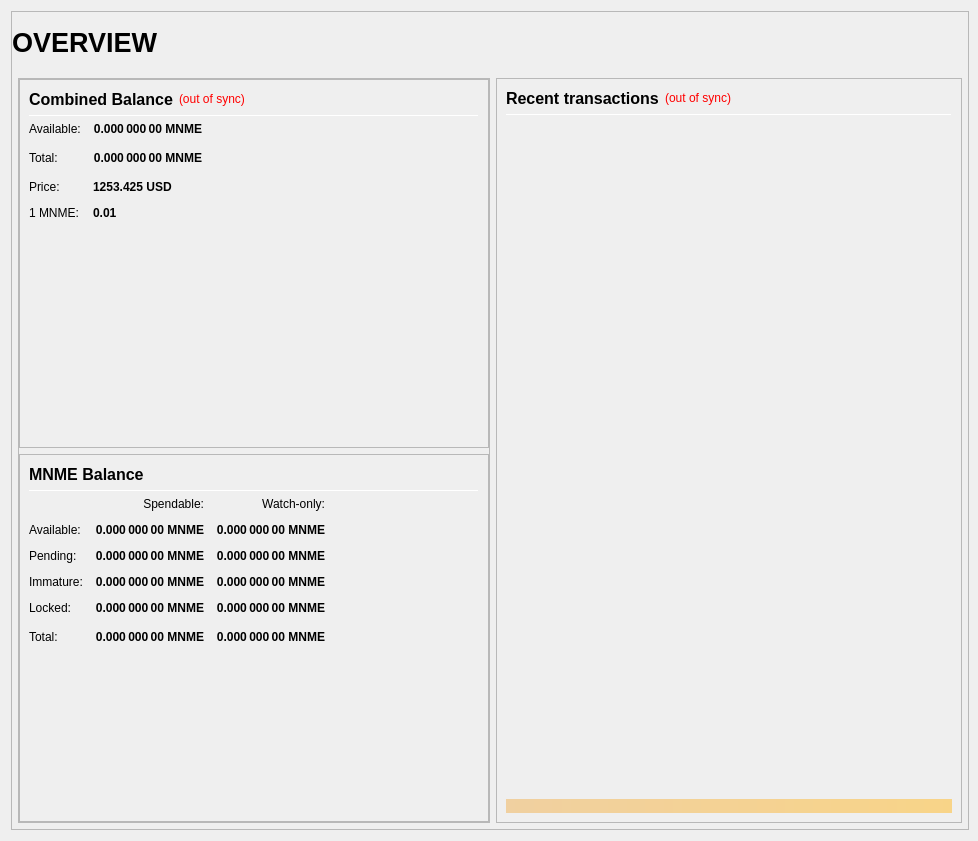
<?xml version="1.0" encoding="UTF-8"?>
<ui version="4.0">
 <class>OverviewPage</class>
 <widget class="QWidget" name="OverviewPage">
  <property name="geometry">
   <rect>
    <x>0</x>
    <y>0</y>
    <width>978</width>
    <height>841</height>
   </rect>
  </property>
  <property name="minimumSize">
   <size>
    <width>960</width>
    <height>682</height>
   </size>
  </property>
  <property name="windowTitle">
   <string>Form</string>
  </property>
  <layout class="QVBoxLayout" name="topLayout" stretch="1">
   <property name="rightMargin">
    <number>9</number>
   </property>
   <item>
    <widget class="QFrame" name="frame_BG">
     <property name="minimumSize">
      <size>
       <width>850</width>
       <height>610</height>
      </size>
     </property>
     <property name="maximumSize">
      <size>
       <width>16777215</width>
       <height>16777215</height>
      </size>
     </property>
     <property name="frameShape">
      <enum>QFrame::StyledPanel</enum>
     </property>
     <property name="frameShadow">
      <enum>QFrame::Raised</enum>
     </property>
     <layout class="QVBoxLayout" name="verticalLayout_3" stretch="1">
      <property name="leftMargin">
       <number>0</number>
      </property>
      <property name="topMargin">
       <number>0</number>
      </property>
      <property name="rightMargin">
       <number>0</number>
      </property>
      <property name="bottomMargin">
       <number>6</number>
      </property>
      <item>
       <layout class="QVBoxLayout" name="verticalLayout_Master" stretch="0,1">
        <property name="leftMargin">
         <number>0</number>
        </property>
        <property name="topMargin">
         <number>0</number>
        </property>
        <property name="rightMargin">
         <number>0</number>
        </property>
        <property name="bottomMargin">
         <number>0</number>
        </property>
        <item>
         <widget class="QFrame" name="frame_Header">
          <layout class="QVBoxLayout" name="verticalLayout_Header" stretch="0">
           <property name="leftMargin">
            <number>0</number>
           </property>
           <property name="topMargin">
            <number>0</number>
           </property>
           <property name="rightMargin">
            <number>0</number>
           </property>
           <property name="bottomMargin">
            <number>0</number>
           </property>
           <item>
            <layout class="QHBoxLayout" name="horizontalLayout_Header" stretch="1,0,1">
             <property name="spacing">
              <number>6</number>
             </property>
             <item>
              <widget class="QLabel" name="labelOverviewHeaderLeft">
               <property name="minimumSize">
                <size>
                 <width>464</width>
                 <height>60</height>
                </size>
               </property>
               <property name="maximumSize">
                <size>
                 <width>16777215</width>
                 <height>60</height>
                </size>
               </property>
               <property name="font">
                <font>
                 <pointsize>20</pointsize>
                 <weight>75</weight>
                 <bold>true</bold>
                </font>
               </property>
               <property name="text">
                <string>OVERVIEW</string>
               </property>
               <property name="alignment">
                <set>Qt::AlignLeading|Qt::AlignLeft|Qt::AlignVCenter</set>
               </property>
              </widget>
             </item>
             <item>
              <spacer name="horizontalSpacer_Header">
               <property name="orientation">
                <enum>Qt::Horizontal</enum>
               </property>
               <property name="sizeHint" stdset="0">
                <size>
                 <width>40</width>
                 <height>20</height>
                </size>
               </property>
              </spacer>
             </item>
             <item>
              <widget class="QLabel" name="labelOverviewHeaderRight">
               <property name="minimumSize">
                <size>
                 <width>464</width>
                 <height>60</height>
                </size>
               </property>
               <property name="maximumSize">
                <size>
                 <width>16777215</width>
                 <height>60</height>
                </size>
               </property>
               <property name="font">
                <font>
                 <pointsize>14</pointsize>
                </font>
               </property>
               <property name="text">
                <string/>
               </property>
               <property name="alignment">
                <set>Qt::AlignRight|Qt::AlignTrailing|Qt::AlignVCenter</set>
               </property>
              </widget>
             </item>
            </layout>
           </item>
          </layout>
         </widget>
        </item>
        <item>
         <widget class="QFrame" name="frame_Content">
          <layout class="QVBoxLayout" name="verticalLayout_Content">
           <property name="leftMargin">
            <number>6</number>
           </property>
           <property name="topMargin">
            <number>0</number>
           </property>
           <property name="rightMargin">
            <number>6</number>
           </property>
           <property name="bottomMargin">
            <number>0</number>
           </property>
           <item>
            <layout class="QHBoxLayout" name="horizontalLayout_Content" stretch="1,1">
             <property name="spacing">
              <number>6</number>
             </property>
             <item>
              <layout class="QVBoxLayout" name="verticalLayout_left" stretch="1">
               <item>
                <widget class="QFrame" name="frameObfuscation">
                 <property name="minimumSize">
                  <size>
                   <width>0</width>
                   <height>0</height>
                  </size>
                 </property>
                 <property name="frameShape">
                  <enum>QFrame::StyledPanel</enum>
                 </property>
                 <property name="frameShadow">
                  <enum>QFrame::Raised</enum>
                 </property>
                 <layout class="QVBoxLayout" name="verticalLayout" stretch="0,0,0">
                  <property name="leftMargin">
                   <number>0</number>
                  </property>
                  <property name="topMargin">
                   <number>0</number>
                  </property>
                  <property name="rightMargin">
                   <number>0</number>
                  </property>
                  <property name="bottomMargin">
                   <number>0</number>
                  </property>
                  <item>
                   <widget class="QFrame" name="frame_CombinedBalances">
                    <property name="minimumSize">
                     <size>
                      <width>470</width>
                      <height>0</height>
                     </size>
                    </property>
                    <property name="frameShape">
                     <enum>QFrame::StyledPanel</enum>
                    </property>
                    <property name="frameShadow">
                     <enum>QFrame::Raised</enum>
                    </property>
                    <layout class="QVBoxLayout" name="verticalLayout_5">
                     <item>
                      <layout class="QHBoxLayout" name="horizontalLayout_5" stretch="0,0,0">
                       <item>
                        <widget class="QLabel" name="label_5z">
                         <property name="minimumSize">
                          <size>
                           <width>0</width>
                           <height>20</height>
                          </size>
                         </property>
                         <property name="font">
                          <font>
                           <pointsize>12</pointsize>
                           <weight>75</weight>
                           <bold>true</bold>
                          </font>
                         </property>
                         <property name="toolTip">
                          <string>Combined Balance (including unconfirmed and immature coins)</string>
                         </property>
                         <property name="text">
                          <string>Combined Balance</string>
                         </property>
                        </widget>
                       </item>
                       <item>
                        <widget class="QLabel" name="labelWalletStatus">
                         <property name="cursor">
                          <cursorShape>WhatsThisCursor</cursorShape>
                         </property>
                         <property name="toolTip">
                          <string>The displayed information may be out of date. Your wallet automatically synchronizes with the MasterNodesME network after a connection is established, but this process has not completed yet.</string>
                         </property>
                         <property name="styleSheet">
                          <string notr="true">QLabel { color: red; }</string>
                         </property>
                         <property name="text">
                          <string notr="true">(out of sync)</string>
                         </property>
                         <property name="alignment">
                          <set>Qt::AlignLeading|Qt::AlignLeft|Qt::AlignVCenter</set>
                         </property>
                        </widget>
                       </item>
                       <item>
                        <spacer name="horizontalSpacer_1">
                         <property name="orientation">
                          <enum>Qt::Horizontal</enum>
                         </property>
                         <property name="sizeHint" stdset="0">
                          <size>
                           <width>40</width>
                           <height>20</height>
                          </size>
                         </property>
                        </spacer>
                       </item>
                      </layout>
                     </item>
                     <item>
                      <widget class="Line" name="line_CombinedBalance">
                       <property name="minimumSize">
                        <size>
                         <width>0</width>
                         <height>1</height>
                        </size>
                       </property>
                       <property name="maximumSize">
                        <size>
                         <width>16777215</width>
                         <height>1</height>
                        </size>
                       </property>
                       <property name="orientation">
                        <enum>Qt::Horizontal</enum>
                       </property>
                      </widget>
                     </item>
                     <item>
                      <layout class="QGridLayout" name="gridLayout_3">
                       <property name="spacing">
                        <number>12</number>
                       </property>
                       <item row="1" column="0">
                        <widget class="QLabel" name="labelBalanceTextz">
                         <property name="text">
                          <string>Available:</string>
                         </property>
                        </widget>
                       </item>
                       <item row="1" column="1">
                        <widget class="QLabel" name="labelBalancez">
                         <property name="font">
                          <font>
                           <weight>75</weight>
                           <bold>true</bold>
                          </font>
                         </property>
                         <property name="cursor">
                          <cursorShape>IBeamCursor</cursorShape>
                         </property>
                         <property name="toolTip">
                          <string>Your current spendable balance</string>
                         </property>
                         <property name="text">
                          <string notr="true">0.000 000 00 MNME</string>
                         </property>
                         <property name="alignment">
                          <set>Qt::AlignRight|Qt::AlignTrailing|Qt::AlignVCenter</set>
                         </property>
                         <property name="textInteractionFlags">
                          <set>Qt::LinksAccessibleByMouse|Qt::TextSelectableByKeyboard|Qt::TextSelectableByMouse</set>
                         </property>
                        </widget>
                       </item>
                       <item row="2" column="0">
                        <widget class="QLabel" name="labelTotalTextz">
                         <property name="text">
                          <string>Total:</string>
                         </property>
                        </widget>
                       </item>
                       <item row="2" column="1">
                        <widget class="QLabel" name="labelTotalz">
                         <property name="font">
                          <font>
                           <weight>75</weight>
                           <bold>true</bold>
                          </font>
                         </property>
                         <property name="cursor">
                          <cursorShape>IBeamCursor</cursorShape>
                         </property>
                         <property name="toolTip">
                          <string>Total Balance, including all unavailable coins.</string>
                         </property>
                         <property name="text">
                          <string notr="true">0.000 000 00 MNME</string>
                         </property>
                         <property name="alignment">
                          <set>Qt::AlignRight|Qt::AlignTrailing|Qt::AlignVCenter</set>
                         </property>
                         <property name="textInteractionFlags">
                          <set>Qt::LinksAccessibleByMouse|Qt::TextSelectableByKeyboard|Qt::TextSelectableByMouse</set>
                         </property>
                        </widget>
                       </item>
                       <item row="2" column="3">
                        <spacer name="horizontalSpacer_2">
                         <property name="orientation">
                          <enum>Qt::Horizontal</enum>
                         </property>
                         <property name="sizeHint" stdset="0">
                          <size>
                           <width>40</width>
                           <height>20</height>
                          </size>
                         </property>
                        </spacer>
                       </item>
                       <item row="3" column="0">
                        <widget class="QLabel" name="labelPriceTextz">
                         <property name="text">
                          <string>Price:</string>
                         </property>
                        </widget>
                       </item>
                       <item row="3" column="1">
                        <widget class="QLabel" name="labelPricez">
                         <property name="font">
                          <font>
                           <weight>75</weight>
                           <bold>true</bold>
                          </font>
                         </property>
                         <property name="cursor">
                          <cursorShape>IBeamCursor</cursorShape>
                         </property>
                         <property name="toolTip">
                          <string>Total cost of coins</string>
                         </property>
                         <property name="text">
                          <string>1253.425 USD</string>
                         </property>
                        </widget>
                       </item>
                       <item row="4" column="0">
                        <widget class="QLabel" name="labelUSDPriceTextz">
                         <property name="text">
                          <string>1 MNME:</string>
                         </property>
                        </widget>
                       </item>
                       <item row="4" column="1">
                        <widget class="QLabel" name="labelUSDPricez">
                         <property name="font">
                          <font>
                           <weight>75</weight>
                           <bold>true</bold>
                          </font>
                         </property>
                         <property name="cursor">
                         <cursorShape>IBeamCursor</cursorShape>
                         </property>
                         <property name="toolTip">
                          <string>Cost of 1 MNME coin</string>
                         </property>
                         <property name="text">
                          <string>0.01</string>
                         </property>
                        </widget>
                       </item>			
                      </layout>
                     </item>
                     <item>
                      <spacer name="verticalSpacer_1">
                       <property name="orientation">
                        <enum>Qt::Vertical</enum>
                       </property>
                       <property name="sizeHint" stdset="0">
                        <size>
                         <width>20</width>
                         <height>40</height>
                        </size>
                       </property>
                      </spacer>
                     </item>
                    </layout>
                   </widget>
                  </item>
                  <item>
                   <widget class="QFrame" name="frame_Balances">
                    <property name="frameShape">
                     <enum>QFrame::StyledPanel</enum>
                    </property>
                    <property name="frameShadow">
                     <enum>QFrame::Raised</enum>
                    </property>
                    <layout class="QVBoxLayout" name="verticalLayout_4">
                     <item>
                      <layout class="QHBoxLayout" name="horizontalLayout_4">
                       <item>
                        <widget class="QLabel" name="label_5">
                         <property name="minimumSize">
                          <size>
                           <width>0</width>
                           <height>20</height>
                          </size>
                         </property>
                         <property name="font">
                          <font>
                           <pointsize>12</pointsize>
                           <weight>75</weight>
                           <bold>true</bold>
                          </font>
                         </property>
                         <property name="text">
                          <string>MNME Balance</string>
                         </property>
                        </widget>
                       </item>
                       <item>
                        <spacer name="horizontalSpacer_3">
                         <property name="orientation">
                          <enum>Qt::Horizontal</enum>
                         </property>
                         <property name="sizeHint" stdset="0">
                          <size>
                           <width>40</width>
                           <height>20</height>
                          </size>
                         </property>
                        </spacer>
                       </item>
                      </layout>
                     </item>
                     <item>
                      <widget class="Line" name="line_Balance">
                       <property name="minimumSize">
                        <size>
                         <width>0</width>
                         <height>1</height>
                        </size>
                       </property>
                       <property name="maximumSize">
                        <size>
                         <width>16777215</width>
                         <height>1</height>
                        </size>
                       </property>
                       <property name="orientation">
                        <enum>Qt::Horizontal</enum>
                       </property>
                      </widget>
                     </item>
                     <item>
                      <layout class="QGridLayout" name="gridLayout">
                       <property name="spacing">
                        <number>12</number>
                       </property>
                       <item row="0" column="1">
                        <widget class="QLabel" name="labelSpendable">
                         <property name="text">
                          <string>Spendable:</string>
                         </property>
                         <property name="alignment">
                          <set>Qt::AlignRight|Qt::AlignTrailing|Qt::AlignVCenter</set>
                         </property>
                        </widget>
                       </item>
                       <item row="0" column="2">
                        <widget class="QLabel" name="labelWatchonly">
                         <property name="text">
                          <string>Watch-only:</string>
                         </property>
                         <property name="alignment">
                          <set>Qt::AlignRight|Qt::AlignTrailing|Qt::AlignVCenter</set>
                         </property>
                        </widget>
                       </item>
                       <item row="1" column="0">
                        <widget class="QLabel" name="labelBalanceText">
                         <property name="text">
                          <string>Available:</string>
                         </property>
                        </widget>
                       </item>
                       <item row="1" column="1">
                        <widget class="QLabel" name="labelBalance">
                         <property name="font">
                          <font>
                           <weight>75</weight>
                           <bold>true</bold>
                          </font>
                         </property>
                         <property name="cursor">
                          <cursorShape>IBeamCursor</cursorShape>
                         </property>
                         <property name="toolTip">
                          <string>Your current spendable balance</string>
                         </property>
                         <property name="text">
                          <string notr="true">0.000 000 00 MNME</string>
                         </property>
                         <property name="alignment">
                          <set>Qt::AlignRight|Qt::AlignTrailing|Qt::AlignVCenter</set>
                         </property>
                         <property name="textInteractionFlags">
                          <set>Qt::LinksAccessibleByMouse|Qt::TextSelectableByKeyboard|Qt::TextSelectableByMouse</set>
                         </property>
                        </widget>
                       </item>
                       <item row="1" column="2">
                        <widget class="QLabel" name="labelWatchAvailable">
                         <property name="font">
                          <font>
                           <weight>75</weight>
                           <bold>true</bold>
                          </font>
                         </property>
                         <property name="cursor">
                          <cursorShape>IBeamCursor</cursorShape>
                         </property>
                         <property name="toolTip">
                          <string>Your current balance in watch-only addresses</string>
                         </property>
                         <property name="text">
                          <string notr="true">0.000 000 00 MNME</string>
                         </property>
                         <property name="alignment">
                          <set>Qt::AlignRight|Qt::AlignTrailing|Qt::AlignVCenter</set>
                         </property>
                         <property name="textInteractionFlags">
                          <set>Qt::LinksAccessibleByMouse|Qt::TextSelectableByKeyboard|Qt::TextSelectableByMouse</set>
                         </property>
                        </widget>
                       </item>
                       <item row="2" column="0">
                        <widget class="QLabel" name="labelPendingText">
                         <property name="text">
                          <string>Pending:</string>
                         </property>
                        </widget>
                       </item>
                       <item row="2" column="1">
                        <widget class="QLabel" name="labelUnconfirmed">
                         <property name="font">
                          <font>
                           <weight>75</weight>
                           <bold>true</bold>
                          </font>
                         </property>
                         <property name="cursor">
                          <cursorShape>IBeamCursor</cursorShape>
                         </property>
                         <property name="toolTip">
                          <string>Total of transactions that have yet to be confirmed, and do not yet count toward the spendable balance</string>
                         </property>
                         <property name="text">
                          <string notr="true">0.000 000 00 MNME</string>
                         </property>
                         <property name="alignment">
                          <set>Qt::AlignRight|Qt::AlignTrailing|Qt::AlignVCenter</set>
                         </property>
                         <property name="textInteractionFlags">
                          <set>Qt::LinksAccessibleByMouse|Qt::TextSelectableByKeyboard|Qt::TextSelectableByMouse</set>
                         </property>
                        </widget>
                       </item>
                       <item row="2" column="2">
                        <widget class="QLabel" name="labelWatchPending">
                         <property name="font">
                          <font>
                           <weight>75</weight>
                           <bold>true</bold>
                          </font>
                         </property>
                         <property name="cursor">
                          <cursorShape>IBeamCursor</cursorShape>
                         </property>
                         <property name="toolTip">
                          <string>Unconfirmed transactions to watch-only addresses</string>
                         </property>
                         <property name="text">
                          <string notr="true">0.000 000 00 MNME</string>
                         </property>
                         <property name="alignment">
                          <set>Qt::AlignRight|Qt::AlignTrailing|Qt::AlignVCenter</set>
                         </property>
                         <property name="textInteractionFlags">
                          <set>Qt::LinksAccessibleByMouse|Qt::TextSelectableByKeyboard|Qt::TextSelectableByMouse</set>
                         </property>
                        </widget>
                       </item>
                       <item row="3" column="0">
                        <widget class="QLabel" name="labelImmatureText">
                         <property name="text">
                          <string>Immature:</string>
                         </property>
                        </widget>
                       </item>
                       <item row="3" column="1">
                        <widget class="QLabel" name="labelImmature">
                         <property name="font">
                          <font>
                           <weight>75</weight>
                           <bold>true</bold>
                          </font>
                         </property>
                         <property name="cursor">
                          <cursorShape>IBeamCursor</cursorShape>
                         </property>
                         <property name="toolTip">
                          <string>Staked or masternode rewards that has not yet matured</string>
                         </property>
                         <property name="text">
                          <string notr="true">0.000 000 00 MNME</string>
                         </property>
                         <property name="alignment">
                          <set>Qt::AlignRight|Qt::AlignTrailing|Qt::AlignVCenter</set>
                         </property>
                         <property name="textInteractionFlags">
                          <set>Qt::LinksAccessibleByMouse|Qt::TextSelectableByKeyboard|Qt::TextSelectableByMouse</set>
                         </property>
                        </widget>
                       </item>
                       <item row="3" column="2">
                        <widget class="QLabel" name="labelWatchImmature">
                         <property name="font">
                          <font>
                           <weight>75</weight>
                           <bold>true</bold>
                          </font>
                         </property>
                         <property name="cursor">
                          <cursorShape>IBeamCursor</cursorShape>
                         </property>
                         <property name="toolTip">
                          <string>Staked or masternode rewards in watch-only addresses that has not yet matured</string>
                         </property>
                         <property name="text">
                          <string notr="true">0.000 000 00 MNME</string>
                         </property>
                         <property name="alignment">
                          <set>Qt::AlignRight|Qt::AlignTrailing|Qt::AlignVCenter</set>
                         </property>
                         <property name="textInteractionFlags">
                          <set>Qt::LinksAccessibleByMouse|Qt::TextSelectableByKeyboard|Qt::TextSelectableByMouse</set>
                         </property>
                        </widget>
                       </item>
                       <item row="4" column="0">
                        <widget class="QLabel" name="labelLockedBalanceText">
                         <property name="toolTip">
                          <string>Locked MNME or Masternode collaterals. These are excluded from zmnme minting.</string>
                         </property>
                         <property name="text">
                          <string>Locked:</string>
                         </property>
                        </widget>
                       </item>
                       <item row="4" column="1">
                        <widget class="QLabel" name="labelLockedBalance">
                         <property name="font">
                          <font>
                           <weight>75</weight>
                           <bold>true</bold>
                          </font>
                         </property>
                         <property name="cursor">
                          <cursorShape>IBeamCursor</cursorShape>
                         </property>
                         <property name="toolTip">
                          <string>Locked MNME or Masternode collaterals. These are excluded from zmnme minting.</string>
                         </property>
                         <property name="text">
                          <string notr="true">0.000 000 00 MNME</string>
                         </property>
                         <property name="alignment">
                          <set>Qt::AlignRight|Qt::AlignTrailing|Qt::AlignVCenter</set>
                         </property>
                         <property name="textInteractionFlags">
                          <set>Qt::LinksAccessibleByMouse|Qt::TextSelectableByKeyboard|Qt::TextSelectableByMouse</set>
                         </property>
                        </widget>
                       </item>
                       <item row="4" column="2">
                        <widget class="QLabel" name="labelWatchLocked">
                         <property name="font">
                          <font>
                           <weight>75</weight>
                           <bold>true</bold>
                          </font>
                         </property>
                         <property name="cursor">
                          <cursorShape>IBeamCursor</cursorShape>
                         </property>
                         <property name="toolTip">
                          <string>Current locked balance in watch-only addresses</string>
                         </property>
                         <property name="text">
                          <string notr="true">0.000 000 00 MNME</string>
                         </property>
                         <property name="alignment">
                          <set>Qt::AlignRight|Qt::AlignTrailing|Qt::AlignVCenter</set>
                         </property>
                         <property name="textInteractionFlags">
                          <set>Qt::LinksAccessibleByMouse|Qt::TextSelectableByKeyboard|Qt::TextSelectableByMouse</set>
                         </property>
                        </widget>
                       </item>
                       <item row="5" column="0">
                        <widget class="QLabel" name="labelTotalText">
                         <property name="toolTip">
                          <string>Your current MasterNodesME balance, unconfirmed and immature transactions included</string>
                         </property>
                         <property name="text">
                          <string>Total:</string>
                         </property>
                        </widget>
                       </item>
                       <item row="5" column="1">
                        <widget class="QLabel" name="labelTotal">
                         <property name="font">
                          <font>
                           <weight>75</weight>
                           <bold>true</bold>
                          </font>
                         </property>
                         <property name="cursor">
                          <cursorShape>IBeamCursor</cursorShape>
                         </property>
                         <property name="toolTip">
                          <string>Your current MasterNodesME balance, unconfirmed and immature transactions included</string>
                         </property>
                         <property name="text">
                          <string notr="true">0.000 000 00 MNME</string>
                         </property>
                         <property name="alignment">
                          <set>Qt::AlignRight|Qt::AlignTrailing|Qt::AlignVCenter</set>
                         </property>
                         <property name="textInteractionFlags">
                          <set>Qt::LinksAccessibleByMouse|Qt::TextSelectableByKeyboard|Qt::TextSelectableByMouse</set>
                         </property>
                        </widget>
                       </item>
                       <item row="5" column="2">
                        <widget class="QLabel" name="labelWatchTotal">
                         <property name="font">
                          <font>
                           <weight>75</weight>
                           <bold>true</bold>
                          </font>
                         </property>
                         <property name="cursor">
                          <cursorShape>IBeamCursor</cursorShape>
                         </property>
                         <property name="toolTip">
                          <string>Current total balance in watch-only addresses</string>
                         </property>
                         <property name="text">
                          <string notr="true">0.000 000 00 MNME</string>
                         </property>
                         <property name="alignment">
                          <set>Qt::AlignRight|Qt::AlignTrailing|Qt::AlignVCenter</set>
                         </property>
                         <property name="textInteractionFlags">
                          <set>Qt::LinksAccessibleByMouse|Qt::TextSelectableByKeyboard|Qt::TextSelectableByMouse</set>
                         </property>
                        </widget>
                       </item>
                       <item row="5" column="3">
                        <spacer name="horizontalSpacer_9">
                         <property name="orientation">
                          <enum>Qt::Horizontal</enum>
                         </property>
                         <property name="sizeHint" stdset="0">
                          <size>
                           <width>40</width>
                           <height>20</height>
                          </size>
                         </property>
                        </spacer>
                       </item>
                      </layout>
                     </item>
                     <item>
                      <spacer name="verticalSpacer_3">
                       <property name="orientation">
                        <enum>Qt::Vertical</enum>
                       </property>
                       <property name="sizeHint" stdset="0">
                        <size>
                         <width>20</width>
                         <height>40</height>
                        </size>
                       </property>
                      </spacer>
                     </item>
                    </layout>
                   </widget>
                  </item>
                 </layout>
                </widget>
               </item>
              </layout>
             </item>
             <item>
              <layout class="QVBoxLayout" name="verticalLayout_right" stretch="1">
               <item>
                <widget class="QFrame" name="frame_RecentTransactions">
                 <property name="minimumSize">
                  <size>
                   <width>0</width>
                   <height>0</height>
                  </size>
                 </property>
                 <property name="frameShape">
                  <enum>QFrame::StyledPanel</enum>
                 </property>
                 <property name="frameShadow">
                  <enum>QFrame::Raised</enum>
                 </property>
                 <layout class="QVBoxLayout" name="verticalLayout_1" stretch="0,0,0,0,0">
                  <item>
                   <layout class="QHBoxLayout" name="horizontalLayout_2">
                    <item>
                     <widget class="QLabel" name="label_4">
                      <property name="minimumSize">
                       <size>
                        <width>0</width>
                        <height>20</height>
                       </size>
                      </property>
                      <property name="font">
                       <font>
                        <pointsize>12</pointsize>
                        <weight>75</weight>
                        <bold>true</bold>
                       </font>
                      </property>
                      <property name="text">
                       <string>Recent transactions</string>
                      </property>
                     </widget>
                    </item>
                    <item>
                     <widget class="QLabel" name="labelTransactionsStatus">
                      <property name="cursor">
                       <cursorShape>WhatsThisCursor</cursorShape>
                      </property>
                      <property name="toolTip">
                       <string>The displayed information may be out of date. Your wallet automatically synchronizes with the MasterNodesME network after a connection is established, but this process has not completed yet.</string>
                      </property>
                      <property name="styleSheet">
                       <string notr="true">QLabel { color: red; }</string>
                      </property>
                      <property name="text">
                       <string notr="true">(out of sync)</string>
                      </property>
                      <property name="alignment">
                       <set>Qt::AlignRight|Qt::AlignTrailing|Qt::AlignVCenter</set>
                      </property>
                     </widget>
                    </item>
                    <item>
                     <spacer name="horizontalSpacer">
                      <property name="orientation">
                       <enum>Qt::Horizontal</enum>
                      </property>
                      <property name="sizeHint" stdset="0">
                       <size>
                        <width>40</width>
                        <height>20</height>
                       </size>
                      </property>
                     </spacer>
                    </item>
                   </layout>
                  </item>
                  <item>
                   <widget class="Line" name="line">
                    <property name="minimumSize">
                     <size>
                      <width>0</width>
                      <height>1</height>
                     </size>
                    </property>
                    <property name="maximumSize">
                     <size>
                      <width>16777215</width>
                      <height>1</height>
                     </size>
                    </property>
                    <property name="orientation">
                     <enum>Qt::Horizontal</enum>
                    </property>
                   </widget>
                  </item>
                  <item>
                   <widget class="QListView" name="listTransactions">
                    <property name="minimumSize">
                     <size>
                      <width>0</width>
                      <height>0</height>
                     </size>
                    </property>
                    <property name="styleSheet">
                     <string notr="true">QListView { background: transparent; }</string>
                    </property>
                    <property name="frameShape">
                     <enum>QFrame::NoFrame</enum>
                    </property>
                    <property name="verticalScrollBarPolicy">
                     <enum>Qt::ScrollBarAlwaysOff</enum>
                    </property>
                    <property name="horizontalScrollBarPolicy">
                     <enum>Qt::ScrollBarAlwaysOff</enum>
                    </property>
                    <property name="selectionMode">
                     <enum>QAbstractItemView::NoSelection</enum>
                    </property>
                   </widget>
                  </item>
                  <item>
                   <spacer name="verticalSpacer_2">
                    <property name="orientation">
                     <enum>Qt::Vertical</enum>
                    </property>
                    <property name="sizeType">
                     <enum>QSizePolicy::Expanding</enum>
                    </property>
                    <property name="sizeHint" stdset="0">
                     <size>
                      <width>20</width>
                      <height>40</height>
                     </size>
                    </property>
                   </spacer>
                  </item>
                  <item>
                   <widget class="QLabel" name="labelAlerts">
                    <property name="maximumSize">
                     <size>
                      <width>16777215</width>
                      <height>16777215</height>
                     </size>
                    </property>
                    <property name="styleSheet">
                     <string notr="true">background-color: qlineargradient(x1: 0, y1: 0, x2: 1, y2: 0, stop:0 #F0D0A0, stop:1 #F8D488); color:#000000;</string>
                    </property>
                    <property name="text">
                     <string/>
                    </property>
                    <property name="wordWrap">
                     <bool>true</bool>
                    </property>
                    <property name="margin">
                     <number>3</number>
                    </property>
                   </widget>
                  </item>
                 </layout>
                </widget>
               </item>
              </layout>
             </item>
            </layout>
           </item>
          </layout>
         </widget>
        </item>
       </layout>
      </item>
     </layout>
    </widget>
   </item>
  </layout>
 </widget>
 <resources/>
 <connections/>
</ui>
